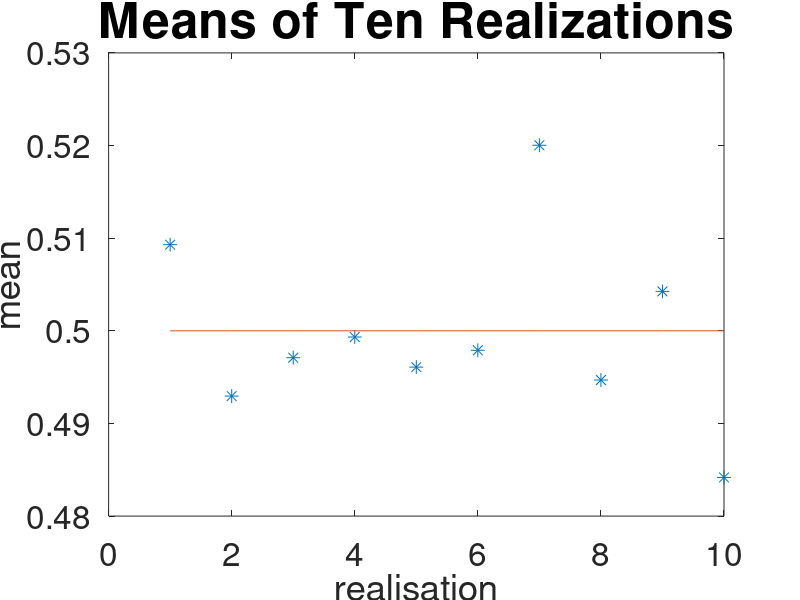
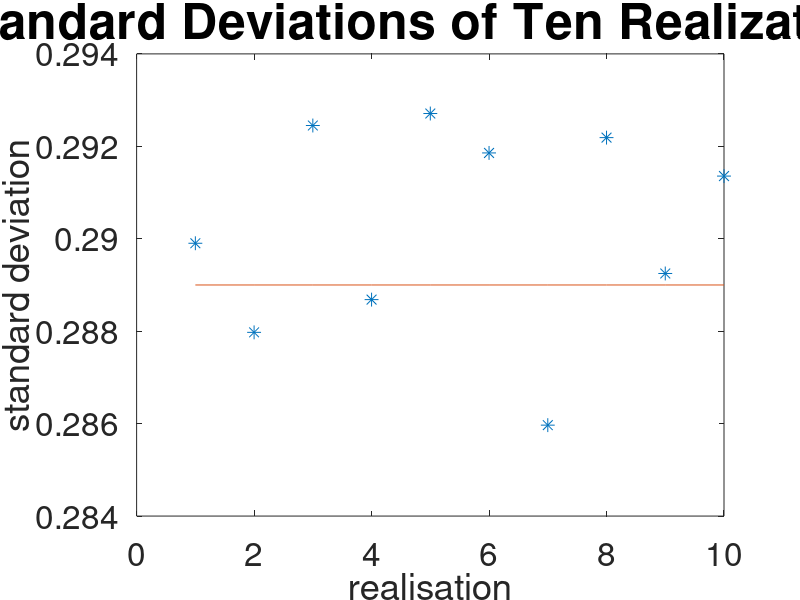

Recreate these plots in MATLAB, in order.
clear all

x = rand(1000, 10);
m = mean(x)
s = std(x)

figure
plot(m, '*', 'MarkerSize', 10)
xlabel('realisation')
ylabel('mean')
set(gca,'FontSize', 24)
title('Means of Ten Realizations', 'FontSize', 36)
hold on
y = ones(1, length(m)).* 0.5;
plot(y)

figure
plot(s, '*', 'MarkerSize', 10)
xlabel('realisation')
ylabel('standard deviation')
set(gca,'FontSize', 24)
title('Standard Deviations of Ten Realizations', 'FontSize', 36)
hold on
y = ones(1, length(s)).* 0.289;
plot(y)